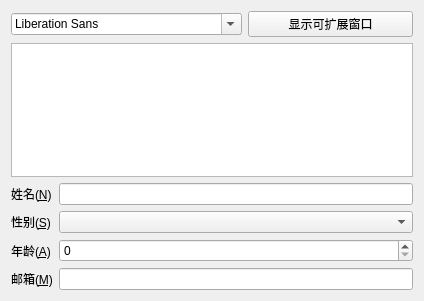
<?xml version="1.0" encoding="UTF-8"?>
<ui version="4.0">
 <class>MyWidget</class>
 <widget class="QWidget" name="MyWidget">
  <property name="geometry">
   <rect>
    <x>0</x>
    <y>0</y>
    <width>424</width>
    <height>301</height>
   </rect>
  </property>
  <property name="windowTitle">
   <string>MyWidget</string>
  </property>
  <layout class="QVBoxLayout" name="verticalLayout">
   <item>
    <layout class="QHBoxLayout" name="horizontalLayout">
     <item>
      <widget class="QFontComboBox" name="fontComboBox"/>
     </item>
     <item>
      <widget class="QPushButton" name="pushButton">
       <property name="text">
        <string>显示可扩展窗口</string>
       </property>
       <property name="checkable">
        <bool>true</bool>
       </property>
      </widget>
     </item>
    </layout>
   </item>
   <item>
    <widget class="QTextEdit" name="textEdit">
     <property name="enabled">
      <bool>true</bool>
     </property>
    </widget>
   </item>
   <item>
    <spacer name="verticalSpacer">
     <property name="orientation">
      <enum>Qt::Vertical</enum>
     </property>
     <property name="sizeHint" stdset="0">
      <size>
       <width>20</width>
       <height>31</height>
      </size>
     </property>
    </spacer>
   </item>
   <item>
    <layout class="QFormLayout" name="formLayout">
     <item row="0" column="1">
      <widget class="QLineEdit" name="nLineEdit"/>
     </item>
     <item row="0" column="0">
      <widget class="QLabel" name="nLabel">
       <property name="text">
        <string>姓名(&amp;N)</string>
       </property>
       <property name="buddy">
        <cstring>nLineEdit</cstring>
       </property>
      </widget>
     </item>
     <item row="1" column="0">
      <widget class="QLabel" name="sLabel">
       <property name="text">
        <string>性别(&amp;S)</string>
       </property>
       <property name="buddy">
        <cstring>sComboBox</cstring>
       </property>
      </widget>
     </item>
     <item row="1" column="1">
      <widget class="QComboBox" name="sComboBox"/>
     </item>
     <item row="2" column="0">
      <widget class="QLabel" name="aLabel">
       <property name="text">
        <string>年龄(&amp;A)</string>
       </property>
       <property name="buddy">
        <cstring>aSpinBox</cstring>
       </property>
      </widget>
     </item>
     <item row="2" column="1">
      <widget class="QSpinBox" name="aSpinBox"/>
     </item>
     <item row="3" column="0">
      <widget class="QLabel" name="mLabel">
       <property name="text">
        <string>邮箱(&amp;M)</string>
       </property>
       <property name="buddy">
        <cstring>mLineEdit</cstring>
       </property>
      </widget>
     </item>
     <item row="3" column="1">
      <widget class="QLineEdit" name="mLineEdit"/>
     </item>
    </layout>
   </item>
  </layout>
 </widget>
 <layoutdefault spacing="6" margin="11"/>
 <resources/>
 <connections/>
</ui>
